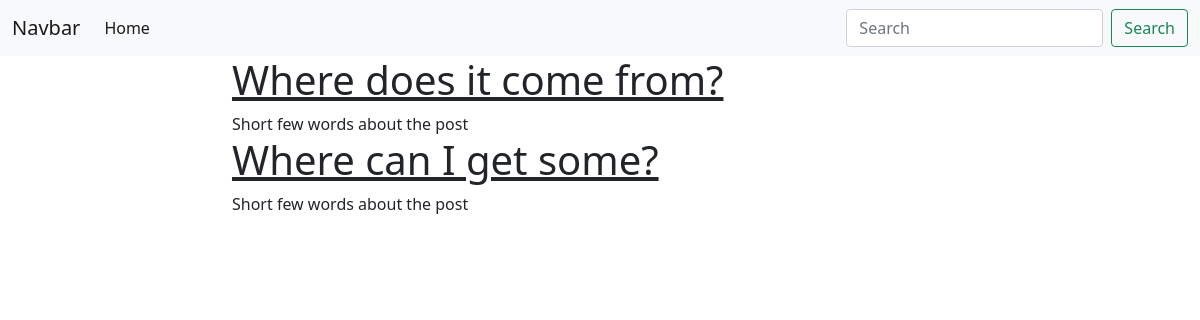
Screenshot of /blog/ with the database file from the repository.
### blog/models.py (models this page shows, shortened)
class Post (models.Model):
    class NewManager(models.Manager):
        def get_queryset(self):
            return super().get_queryset().filter(status='published')
    options = (
        ('draft', 'Draft'),
        ('published', 'Published'),
    )
    title = models.CharField(max_length=250)
    excerpt = models.TextField(null=True)
    slug = models.SlugField(max_length=250, unique_for_date='publish')
    publish = models.DateTimeField(default=timezone.now)
    author = models.ForeignKey(
        User, on_delete=models.CASCADE, related_name="blog_posts")
    content = models.TextField()
    status = models.CharField(max_length=10, choices=options, default='draft')
    objects = models.Manager()  # default manager
    newmanager = NewManager()  # custom manager
    def get_absolute_url(self):
        return reverse('blog:post_single', args=[self.slug])
    class Meta:
        ordering = ('publish', )

### blog/views.py (the view)
# urls.py: path('', views.home, name='homepage'),
def home(request):
    posts = Post.newmanager.all()
    return render(request, 'index.html', {'posts': posts})

### blog/templates/index.html (shortened to what this page needs)
{% extends "base.html" %}
{% block content %}
<div class="container">
    <div class="row justify-content-md-center">
        <div class="col-md-8">
            {% for post in posts %}
            <div class="col-md-12">
                <h1><a class="text-dark" href="{{post.get_absolute_url}}">{{post.title}}</a></h1>
                {{post.excerpt}}<br />
            </div>
            {% endfor %}
        </div>
    </div>
</div>
{% endblock %}

### blog/templates/base.html (shortened to what this page needs)
<!doctype html>
<html lang="en">
<head>
    <link href="https://cdn.jsdelivr.net/npm/bootstrap@5.0.2/dist/css/bootstrap.min.css" rel="stylesheet"
>
</head>
<body>
    <nav class="navbar navbar-expand-lg navbar-light bg-light">
        <div class="container-fluid">
            <a class="navbar-brand" href="#">Navbar</a>
            <div class="collapse navbar-collapse" id="navbarSupportedContent">
                <ul class="navbar-nav me-auto mb-2 mb-lg-0">
                    <li class="nav-item">
                        <a class="nav-link active" aria-current="page" href="http://localhost:8000/blog/">Home</a>
                    </li>
                </ul>
                <form class="d-flex">
                    <input class="form-control me-2" type="search" placeholder="Search" aria-label="Search">
                    <button class="btn btn-outline-success" type="submit">Search</button>
                </form>
            </div>
        </div>
    </nav>
    {% block content %}
    {% endblock %}
</body>
</html>

### rows the page displays
Post: title "Where does it come from?", excerpt "Short few words about the post"
Post: title "Where can I get some?", excerpt "Short few words about the post"
